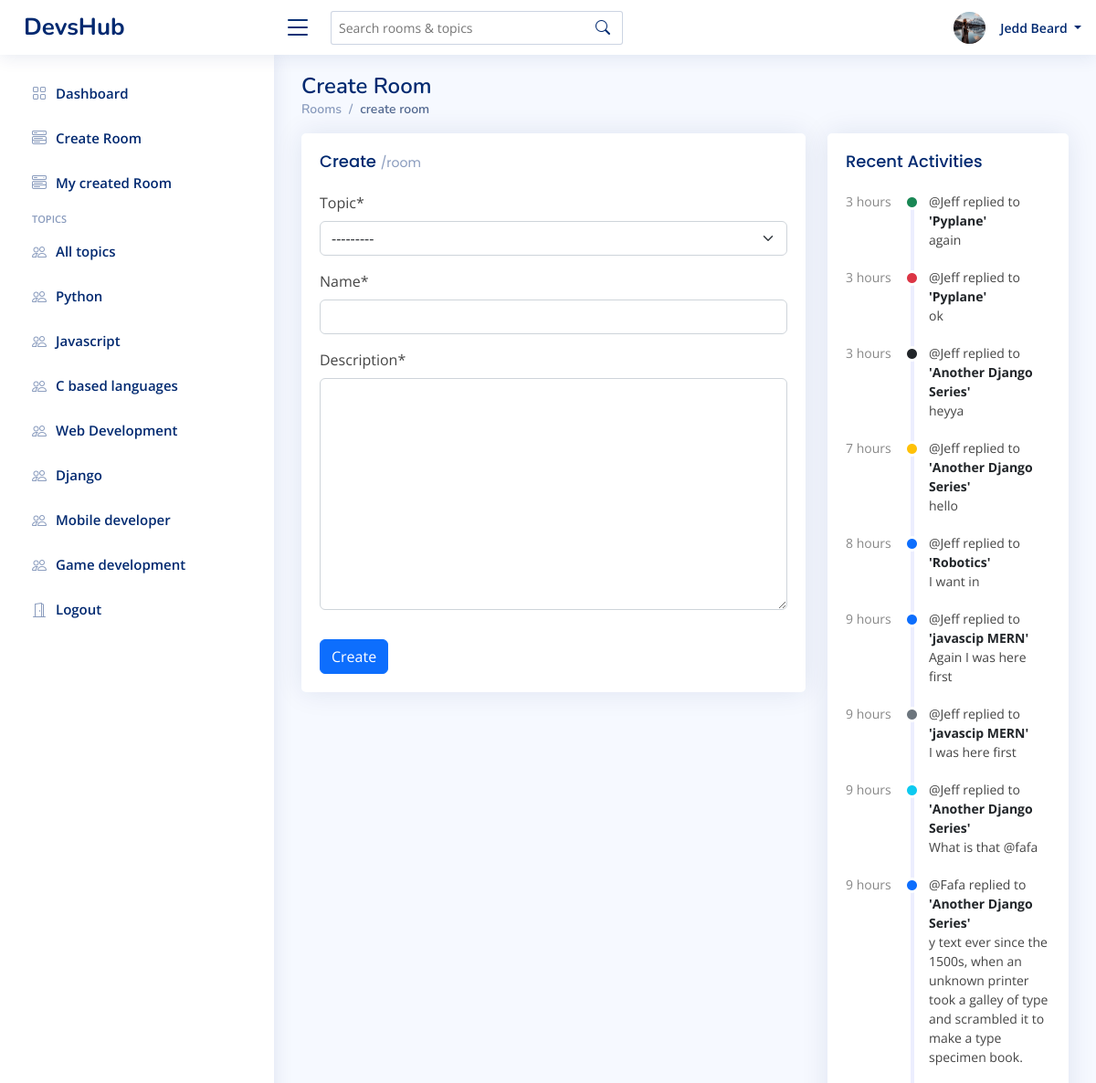
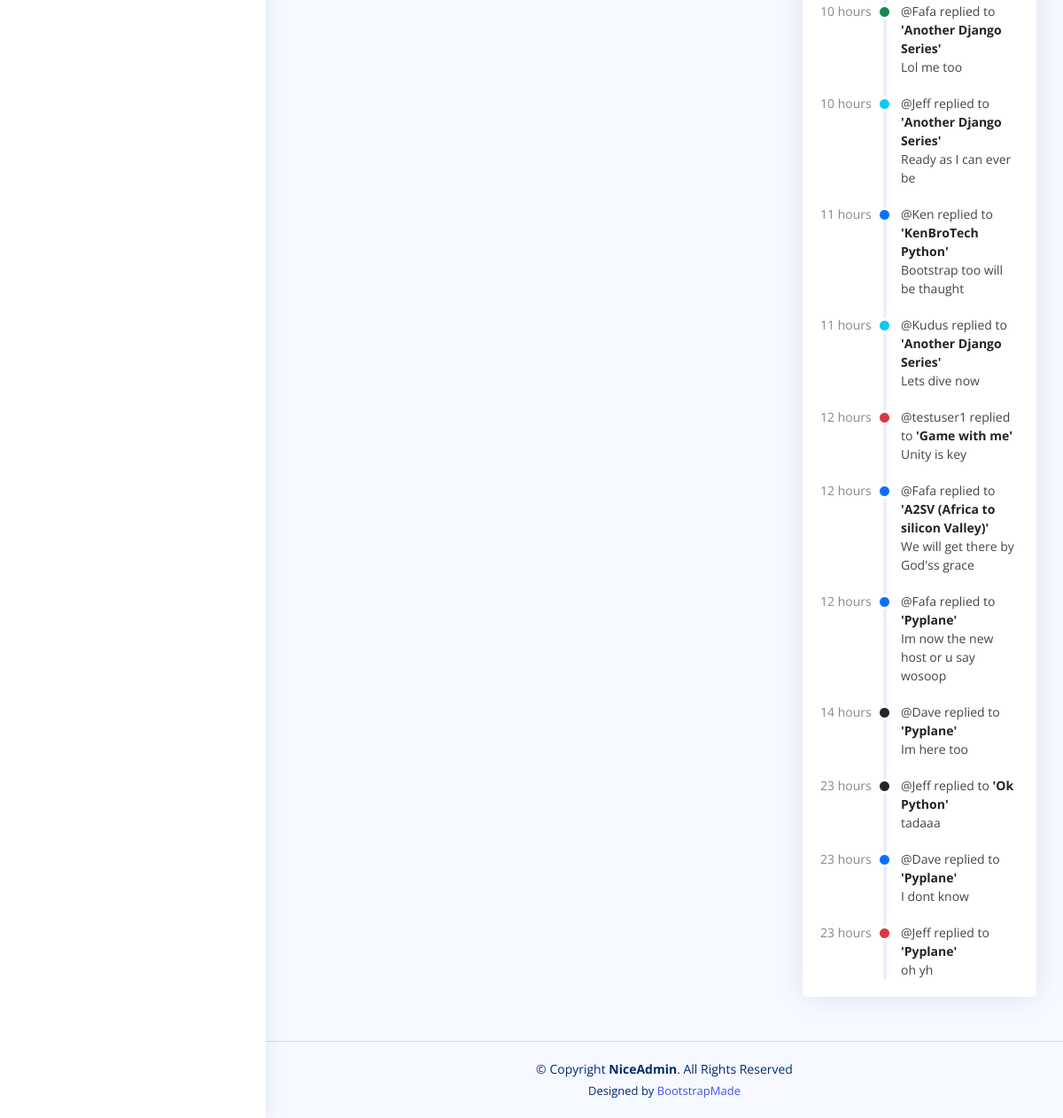
Page /create-room/ (signed in) on the committed database (2 pictures, top to bottom).
### base/models.py (models this page shows, shortened)
class Profile(models.Model):
    user = models.OneToOneField(User, on_delete=models.CASCADE)
    full_name = models.CharField(max_length=200, blank=True)
    profile_pic = models.ImageField(default="avatar.png", upload_to='profiles/', blank=True)
    bio =  models.TextField(blank=True)
    job = models.CharField(max_length=150, blank=True)
    company = models.CharField(max_length=200, blank=True)
    created = models.DateTimeField(auto_now_add=True)
    updated = models.DateTimeField(auto_now=True)

class Topic(models.Model):
    name = models.CharField(max_length=100)
    def __str__(self):
        return self.name

class Message(models.Model):
    user = models.ForeignKey(User, on_delete=models.CASCADE)
    room = models.ForeignKey(Room, on_delete=models.CASCADE)
    body = models.TextField()
    created = models.DateTimeField(auto_now_add=True)
    updated = models.DateTimeField(auto_now=True)
    def get_random_color(self):
        colors = ["primary", "danger", "success", "dark", "info", "warning", "muted"]
        return random.choice(colors)
    class Meta:
        ordering = ["-created", '-updated']

class Room(models.Model):
    host = models.ForeignKey(User, on_delete=models.CASCADE, blank=True)
    topic = models.ForeignKey(Topic, on_delete=models.CASCADE)
    name = models.CharField(max_length=200)
    description = models.TextField()
    members = models.ManyToManyField(User, related_name="members", blank=True)
    created = models.DateTimeField(auto_now_add=True)
    updated = models.DateTimeField(auto_now=True)
    objects = RoomManager()
    class Meta:
        ordering = ["-updated", "-created"]
    def __str__(self):
        return self.name

### base/views.py (the view, shortened to what this page needs)
# urls.py: path("create-room/", create_room, name="create-room"),
@login_required(login_url="login")
def create_room(request):
    empty_activity = False
    topics = Topic.objects.all()
    form = CreateRoomForm()
    room_messages = Message.objects.all().order_by("-created")[:20]
    if len(room_messages) == 0:
        empty_activity = True
    context = {
        "form": form,
        "topics": topics,
        "room_messages": room_messages,
        'empty_activity':empty_activity,
    }
    return render(request, "base/create_room.html", context)

### base/forms.py
class CreateRoomForm(forms.ModelForm):
    class Meta:
        model = Room
        fields = "__all__"
        exclude = ["host", "members"]

### base/templatetags/custom_filters.py (called while the page is built)
@register.filter
def hours_since(value):
    if timezone.is_aware(value):
        now = timezone.now()
    else:
        now = timezone.make_aware(timezone.now(), timezone.get_current_timezone())
    delta = now - value
    hours = delta.total_seconds() // 3600
    return int(hours)

### base/templates/base/create_room.html (shortened to what this page needs)
{% extends 'main.html' %}
{% load static %}
{% load crispy_forms_tags %}
{% load custom_filters %}
{% block css_files %}
<link href="{% static 'vendor/bootstrap/css/bootstrap.min.css' %}" rel="stylesheet">
<link href="{% static 'vendor/bootstrap-icons/bootstrap-icons.css' %}" rel="stylesheet">
<link href="{% static 'css/style.css' %}" rel="stylesheet">
{% endblock css_files %}
{% block content %}
<main id="main" class="main">
    <div class="pagetitle">
      <h1>Create Room</h1>
      <nav>
        <ol class="breadcrumb">
          <li class="breadcrumb-item"><a href="index.html">Rooms</a></li>
          <li class="breadcrumb-item active">create room</li>
        </ol>
      </nav>
    </div>
    <section class="section dashboard">
      <div class="row">
        <div class="col-lg-8">
          <div class="row">
            <div class="col-12">
              <div class="card">
                <div class="card-body">
                  <h5 class="card-title">Create <span>/room</span></h5>
                    <form method="POST">
                        {{ form|crispy }}
                        <input type="submit" class="btn btn-primary btn-small mt-3" value="Create">
                    </form>
                </div>
              </div>
            </div>
          </div>
        </div>
        <div class="col-lg-4">
          <div class="card">
            <div class="card-body">
              <h5 class="card-title">Recent Activities</h5>
              <div class="activity">
                {% if empty_activity %}
                  <h5>No recent activity</h5>
                {% else %}
                {% for item in room_messages %}
                <div class="activity-item d-flex">
                  <div class="activite-label">{{item.created|hours_since}} hours</div>
                  <i class='bi bi-circle-fill activity-badge text-{{item.get_random_color}} align-self-start'></i>
                  <div class="activity-content">
                    @{{item.user}} replied to <a href="#" class="fw-bold text-dark">'{{item.room}}'</a> <br>{{item.body}}
                  </div>
                </div>
                {% endfor %}
                {% endif %}
              </div>
            </div>
          </div>
        </div>
      </div>
    </section>
  </main>
{% endblock content %}

### templates/navbar.html (shortened to what this page needs)
  <header id="header" class="header fixed-top d-flex align-items-center">
    <div class="d-flex align-items-center justify-content-between">
      <a href="{% url 'home' %}" class="logo d-flex align-items-center">
        <span class="d-none d-lg-block">DevsHub</span>
      </a>
      <i class="bi bi-list toggle-sidebar-btn"></i>
    </div>
    <div class="search-bar">
      <form class="search-form d-flex align-items-center" method="GET" action="{% url 'home' %}">
        <input type="text" name="q" placeholder="Search rooms & topics" title="Enter search keyword">
        <button type="submit" title="Search"><i class="bi bi-search"></i></button>
      </form>
    </div>
    <nav class="header-nav ms-auto">
      <ul class="d-flex align-items-center">
        {% if user.is_authenticated %}
        <li class="nav-item dropdown pe-3">
          <a class="nav-link nav-profile d-flex align-items-center pe-0" href="#" data-bs-toggle="dropdown">
            <img src="{{request.user.profile.profile_pic.url}}" style="height: 35px; width:35px;" alt="Profile" class="rounded-circle me-2">
            <span class="d-none d-md-block dropdown-toggle ps-2">
              {% if request.user.profile.full_name %}
                {{request.user.profile.full_name}}
              {% else %}
                {{request.user}}
               {% endif %}
            </span>
          </a>
        </li>
        {% else %}
        <a href="{% url 'login' %}" class="btn btn-primary me-3">Login</a>
        {% endif %}
      </ul>
    </nav>
  </header>

### templates/aside.html
  <aside id="sidebar" class="sidebar">
    <ul class="sidebar-nav" id="sidebar-nav">
      <li class="nav-item">
        <a class="nav-link collapsed" href="{% url 'home' %}">
          <i class="bi bi-grid"></i>
          <span>Dashboard</span>
        </a>
      </li>
      <li class="nav-item">
        <a class="nav-link collapsed" data-bs-target="#components-nav" href="{% url 'create-room' %}">
          <i class="bi bi-menu-button-wide"></i><span>Create Room</span>
        </a>
      </li>
      <li class="nav-item">
        <a class="nav-link collapsed" data-bs-target="#components-nav" href="{% url 'created-rooms' %}">
          <i class="bi bi-menu-button-wide"></i><span>My created Room</span>
        </a>
      </li>
      <li class="nav-heading">Topics</li>
      <li class="nav-item">
        <a class="nav-link collapsed" href="{% url 'home' %}">
        <i class="bi bi-people"></i>
        <span>All topics</span>
        </a>
    </li>
      {% for topic in topics %}
        <li class="nav-item">
            <a class="nav-link collapsed" href="{% url 'home' %}?q={{topic.name}}">
            <i class="bi bi-people"></i>
            <span>{{topic.name}}</span>
            </a>
        </li>
      {% endfor %}
      {% if user.is_authenticated %}
      <li class="nav-item">
        <a class="nav-link collapsed" href="{% url 'logout' %}">
        <i class="bi bi-door-open"></i>
        <span>Logout</span>
        </a>
      </li>
      {% endif %}
    </ul>
  </aside>

### static/css/style.css (style rules this page uses)
:root { scroll-behavior: smooth; }
body { font-family: "Open Sans", sans-serif; background: #f6f9ff; color: #444444; }
a { color: #4154f1; text-decoration: none; }
h1, h2, h3, h4, h5, h6 { font-family: "Nunito", sans-serif; }
#main { margin-top: 60px; padding: 20px 30px; transition: all 0.3s; }
.pagetitle { margin-bottom: 10px; }
.pagetitle h1 { font-size: 24px; margin-bottom: 0; font-weight: 600; color: #012970; }
.card { margin-bottom: 30px; border: none; border-radius: 5px; box-shadow: 0px 0 30px rgba(1, 41, 112, 0.1); }
.card-title { padding: 20px 0 15px 0; font-size: 18px; font-weight: 500; color: #012970; font-family: "Poppins", sans-serif; }
.card-title span { color: #899bbd; font-size: 14px; font-weight: 400; }
.card-body { padding: 0 20px 20px 20px; }
.breadcrumb { font-size: 14px; font-family: "Nunito", sans-serif; color: #899bbd; font-weight: 600; }
.breadcrumb a { color: #899bbd; transition: 0.3s; }
.breadcrumb .breadcrumb-item::before { color: #899bbd; }
.breadcrumb .active { color: #51678f; font-weight: 600; }
.logo { line-height: 1; }
@media (min-width: 1200px) { .logo { width: 280px; } }
.logo span { font-size: 26px; font-weight: 700; color: #012970; font-family: "Nunito", sans-serif; }
.header { transition: all 0.5s; z-index: 997; height: 60px; box-shadow: 0px 2px 20px rgba(1, 41, 112, 0.1); background-color: #fff; padding-left: 20px; }
.header .toggle-sidebar-btn { font-size: 32px; padding-left: 10px; cursor: pointer; color: #012970; }
.header .search-bar { min-width: 360px; padding: 0 20px; }
.header .search-form { width: 100%; }
.header .search-form input { border: 0; font-size: 14px; color: #012970; border: 1px solid rgba(1, 41, 112, 0.2); padding: 7px 38px 7px 8px; border-radius: 3px; transition: 0.3s; width: 100%; }
.header .search-form button { border: 0; padding: 0; margin-left: -30px; background: none; }
.header .search-form button i { color: #012970; }
.header-nav ul { list-style: none; }
.header-nav>ul { margin: 0; padding: 0; }
.header-nav .nav-profile { color: #012970; }
.header-nav .nav-profile img { max-height: 36px; }
.header-nav .nav-profile span { font-size: 14px; font-weight: 600; }
.sidebar { position: fixed; top: 60px; left: 0; bottom: 0; width: 300px; z-index: 996; transition: all 0.3s; padding: 20px; overflow-y: auto; scrollbar-width: thin; scrollbar-color: #aab7cf transparent; box-shadow: 0px 0px 20px rgba(1, 41, 112, 0.1); background-color: #fff; }
@media (min-width: 1200px) { #main, #footer { margin-left: 300px; } }
.sidebar-nav { padding: 0; margin: 0; list-style: none; }
.sidebar-nav li { padding: 0; margin: 0; list-style: none; }
.sidebar-nav .nav-item { margin-bottom: 5px; }
.sidebar-nav .nav-heading { font-size: 11px; text-transform: uppercase; color: #899bbd; font-weight: 600; margin: 10px 0 5px 15px; }
.sidebar-nav .nav-link { display: flex; align-items: center; font-size: 15px; font-weight: 600; color: #4154f1; transition: 0.3; background: #f6f9ff; padding: 10px 15px; border-radius: 4px; }
.sidebar-nav .nav-link i { font-size: 16px; margin-right: 10px; color: #4154f1; }
.sidebar-nav .nav-link.collapsed { color: #012970; background: #fff; }
.sidebar-nav .nav-link.collapsed i { color: #899bbd; }
.dashboard .activity { font-size: 14px; }
.dashboard .activity .activity-item .activite-label { color: #888; position: relative; flex-shrink: 0; flex-grow: 0; min-width: 64px; }
.dashboard .activity .activity-item .activite-label::before { content: ""; position: absolute; right: -11px; width: 4px; top: 0; bottom: 0; background-color: #eceefe; }
.dashboard .activity .activity-item .activity-badge { margin-top: 3px; z-index: 1; font-size: 11px; line-height: 0; border-radius: 50%; flex-shrink: 0; border: 3px solid #fff; flex-grow: 0; }
.dashboard .activity .activity-item .activity-content { padding-left: 10px; padding-bottom: 20px; }
.dashboard .activity .activity-item:first-child .activite-label::before { top: 5px; }
.dashboard .activity .activity-item:last-child .activity-content { padding-bottom: 0; }

### rows in the picture
Topic: name "Python"
Topic: name "Javascript"
Topic: name "C based languages"
Topic: name "Web Development"
Topic: name "Django"
Topic: name "Mobile developer"
Topic: name "Game development"
Message: created|hours_since "3", user "Jeff", room "Pyplane", body "again"
Message: created|hours_since "3", user "Jeff", room "Pyplane", body "ok"
Message: created|hours_since "3", user "Jeff", room "Another Django Series", body "heyya"
Message: created|hours_since "7", user "Jeff", room "Another Django Series", body "hello"
Message: created|hours_since "8", user "Jeff", room "Robotics", body "I want in"
Message: created|hours_since "9", user "Jeff", room "javascip MERN", body "Again I was here first"
Message: created|hours_since "9", user "Jeff", room "javascip MERN", body "I was here first"
Message: created|hours_since "9", user "Jeff", room "Another Django Series", body "What is that @fafa"
Message: created|hours_since "9", user "Fafa", room "Another Django Series", body "y text ever since the 1500s, when an unknown printer took a galley of type and scrambled it to make a type specimen book."
Message: created|hours_since "10", user "Fafa", room "Another Django Series", body "Lol me too"
Message: created|hours_since "10", user "Jeff", room "Another Django Series", body "Ready as I can ever be"
Message: created|hours_since "11", user "Ken", room "KenBroTech Python", body "Bootstrap too will be thaught"
Message: created|hours_since "11", user "Kudus", room "Another Django Series", body "Lets dive now"
Message: created|hours_since "12", user "testuser1", room "Game with me", body "Unity is key"
Message: created|hours_since "12", user "Fafa", room "A2SV (Africa to silicon Valley)", body "We will get there by God'ss grace"
Message: created|hours_since "12", user "Fafa", room "Pyplane", body "Im now the new host or u say wosoop"
Message: created|hours_since "14", user "Dave", room "Pyplane", body "Im here too"
Message: created|hours_since "23", user "Jeff", room "Ok Python", body "tadaaa"
Message: created|hours_since "23", user "Dave", room "Pyplane", body "I dont know"
Message: created|hours_since "23", user "Jeff", room "Pyplane", body "oh yh"

### other values in the picture
{{ request.user.profile.full_name }} "Jedd Beard"
